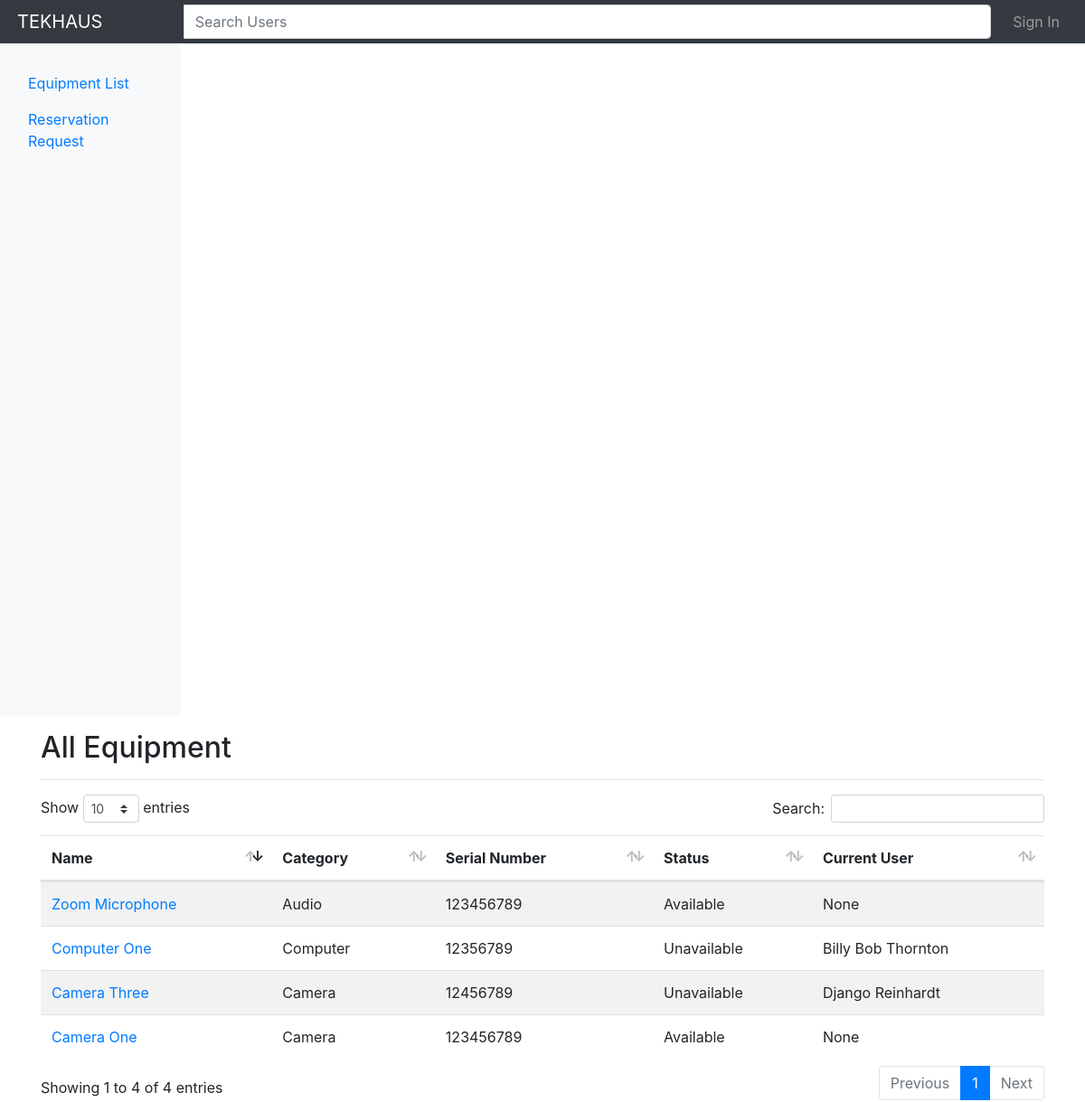
Before: /equipment/ with the older database file.
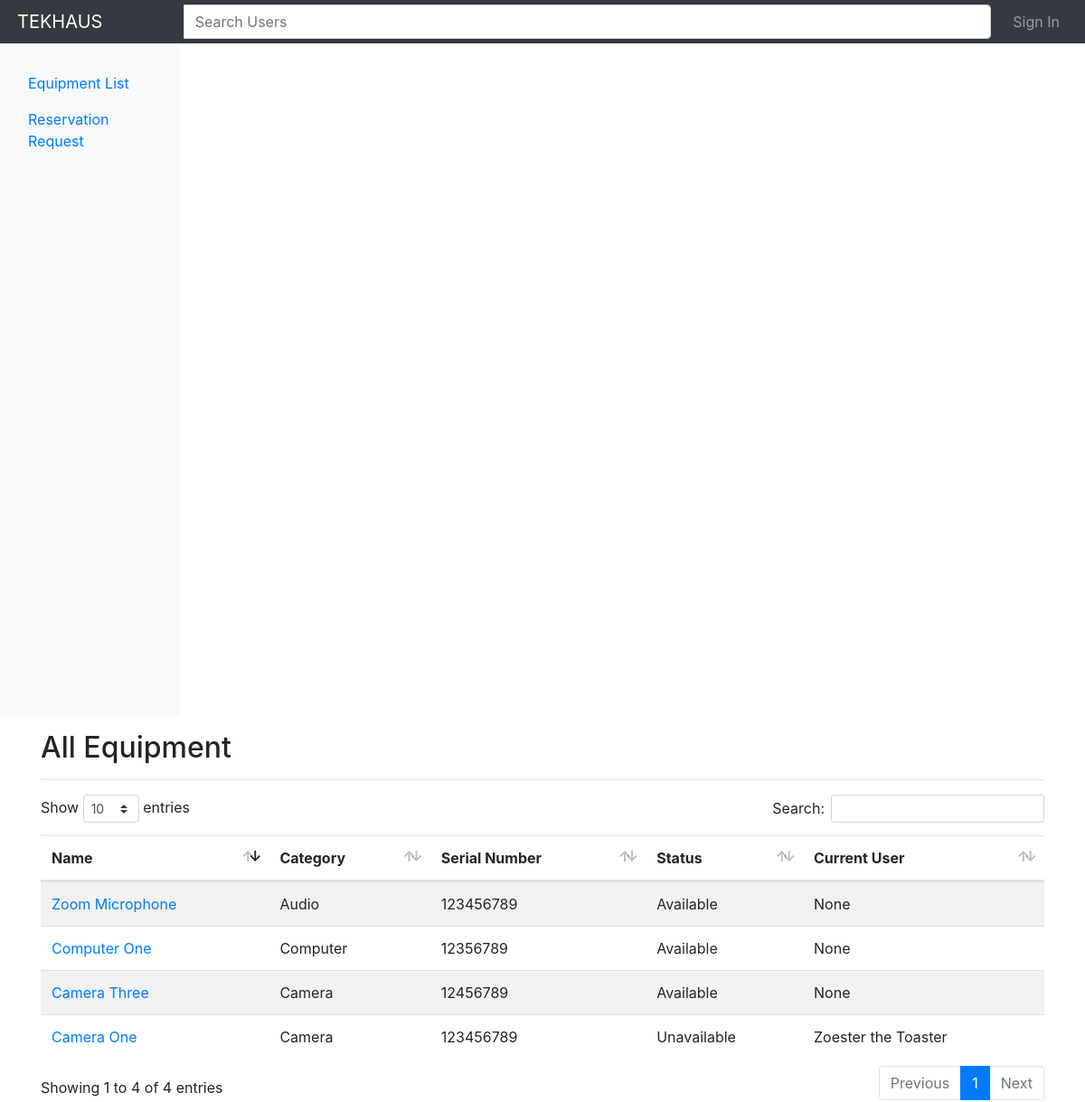
After: the same page with the newer database file.
### checkouts/models.py (models this page shows, shortened)
class Equipment(models.Model):
    name = models.CharField(max_length=100)
    CATEGORIES = [
        ('camera', 'Camera'),
        ('light', 'Light'),
        ('computer', 'Computer'),
        ('projector', 'Projector'),
        ('audio', 'Audio'),
        ('misc', 'Miscellaneous'),
    ]
    category = models.CharField(choices=CATEGORIES, max_length=10)
    desc = models.CharField(max_length=255, verbose_name='Description')
    details = models.CharField(max_length=255, verbose_name='Additional Details')
    serial_num = models.CharField(max_length=50, verbose_name='Serial Number')
    availability = models.BooleanField(default=True, verbose_name='Available?')
    current_user = models.ForeignKey(Student, null=True, blank=True, on_delete=models.CASCADE)
    past_checkouts = models.ManyToManyField('Checkout', related_name='past_checkouts', blank=True)
    reservation_request = models.ForeignKey('Reservation', null=True, blank=True, on_delete=models.CASCADE)
    class Meta:
        verbose_name = 'Equipment'
        verbose_name_plural = 'Equipment'

class Student(models.Model):
    school_id = models.IntegerField(verbose_name='School ID')
    first_name = models.CharField(max_length=100, verbose_name='First Name')
    last_name = models.CharField(max_length=100, verbose_name='Last Name')
    primary_email = models.EmailField(max_length=100, verbose_name='Primary Email')
    secondary_email = models.EmailField(max_length=100, verbose_name='Secondary Email', blank=True)
    grad_year = models.IntegerField(verbose_name='Expected Graduation Year')
    active = models.BooleanField(default=True, verbose_name='Active')
    current_equipment = models.ManyToManyField('Equipment', related_name='current_equipment', blank=True)
    past_equipment = models.ManyToManyField('Equipment', related_name='past_equipment', blank=True)
    reservation_request = models.ForeignKey('Reservation', null=True, blank=True, on_delete=models.CASCADE)
    def __str__(self):
        return "{} {}".format(self.first_name, self.last_name)
    class Meta:
        verbose_name = 'Student'
        verbose_name_plural = 'Students'

### checkouts/views.py (the view)
# urls.py: path('equipment/', views.all_equipment, name='all_equipment'),
def all_equipment(request):
    all_equipment = Equipment.objects.all()
    template = loader.get_template('checkouts/all-equipment.html')
    context = {'all_equipment': all_equipment}
    return HttpResponse(template.render(context, request))

### checkouts/templates/checkouts/all-equipment.html
{% extends 'base.html' %}
{% block content %}
    <div class="d-flex justify-content-between flex-wrap flex-md-nowrap align-items-center pb-2 mb-3 mt-3 border-bottom">
        <h2 class="h2">All Equipment</h2>
    </div>
    <table class="table  table-striped">
        <thead>
            <tr>
                <th>Name</th>
                <th>Category</th>
                <th>Serial Number</th>
                <th>Status</th>
                <th>Current User</th>
            </tr>
        </thead>
        <tbody>
            {% if all_equipment %}
                {% for equipment in all_equipment %}
                    <tr>
                        <td>
                            <a href="{% url 'equipment_detail' equipment.id %}">{{ equipment.name }}</a>
                        </td>
                        <td>{{ equipment.category|title }}</td>
                        <td>{{ equipment.serial_num }}</td>
                        <td>
                            {% if equipment.availability == True %}
                                Available
                        </td>
                            {% else %}
                                Unavailable
                            {% endif %}
                        <td>{{ equipment.current_user }}</td>
                    </tr>
                {% endfor %}
            {% else %}
                <p>No equipment available.</p>
            {% endif %}
        </tbody>
    </table>
{% endblock %}

Changed rows visible on the page:
changed Equipment "Camera One": current_user "None" → "Zoester the Toaster"; availability "Available" → "Unavailable"
changed Equipment "Camera Three": current_user "Django Reinhardt" → "None"; availability "Unavailable" → "Available"
changed Equipment "Computer One": current_user "Billy Bob Thornton" → "None"; availability "Unavailable" → "Available"
